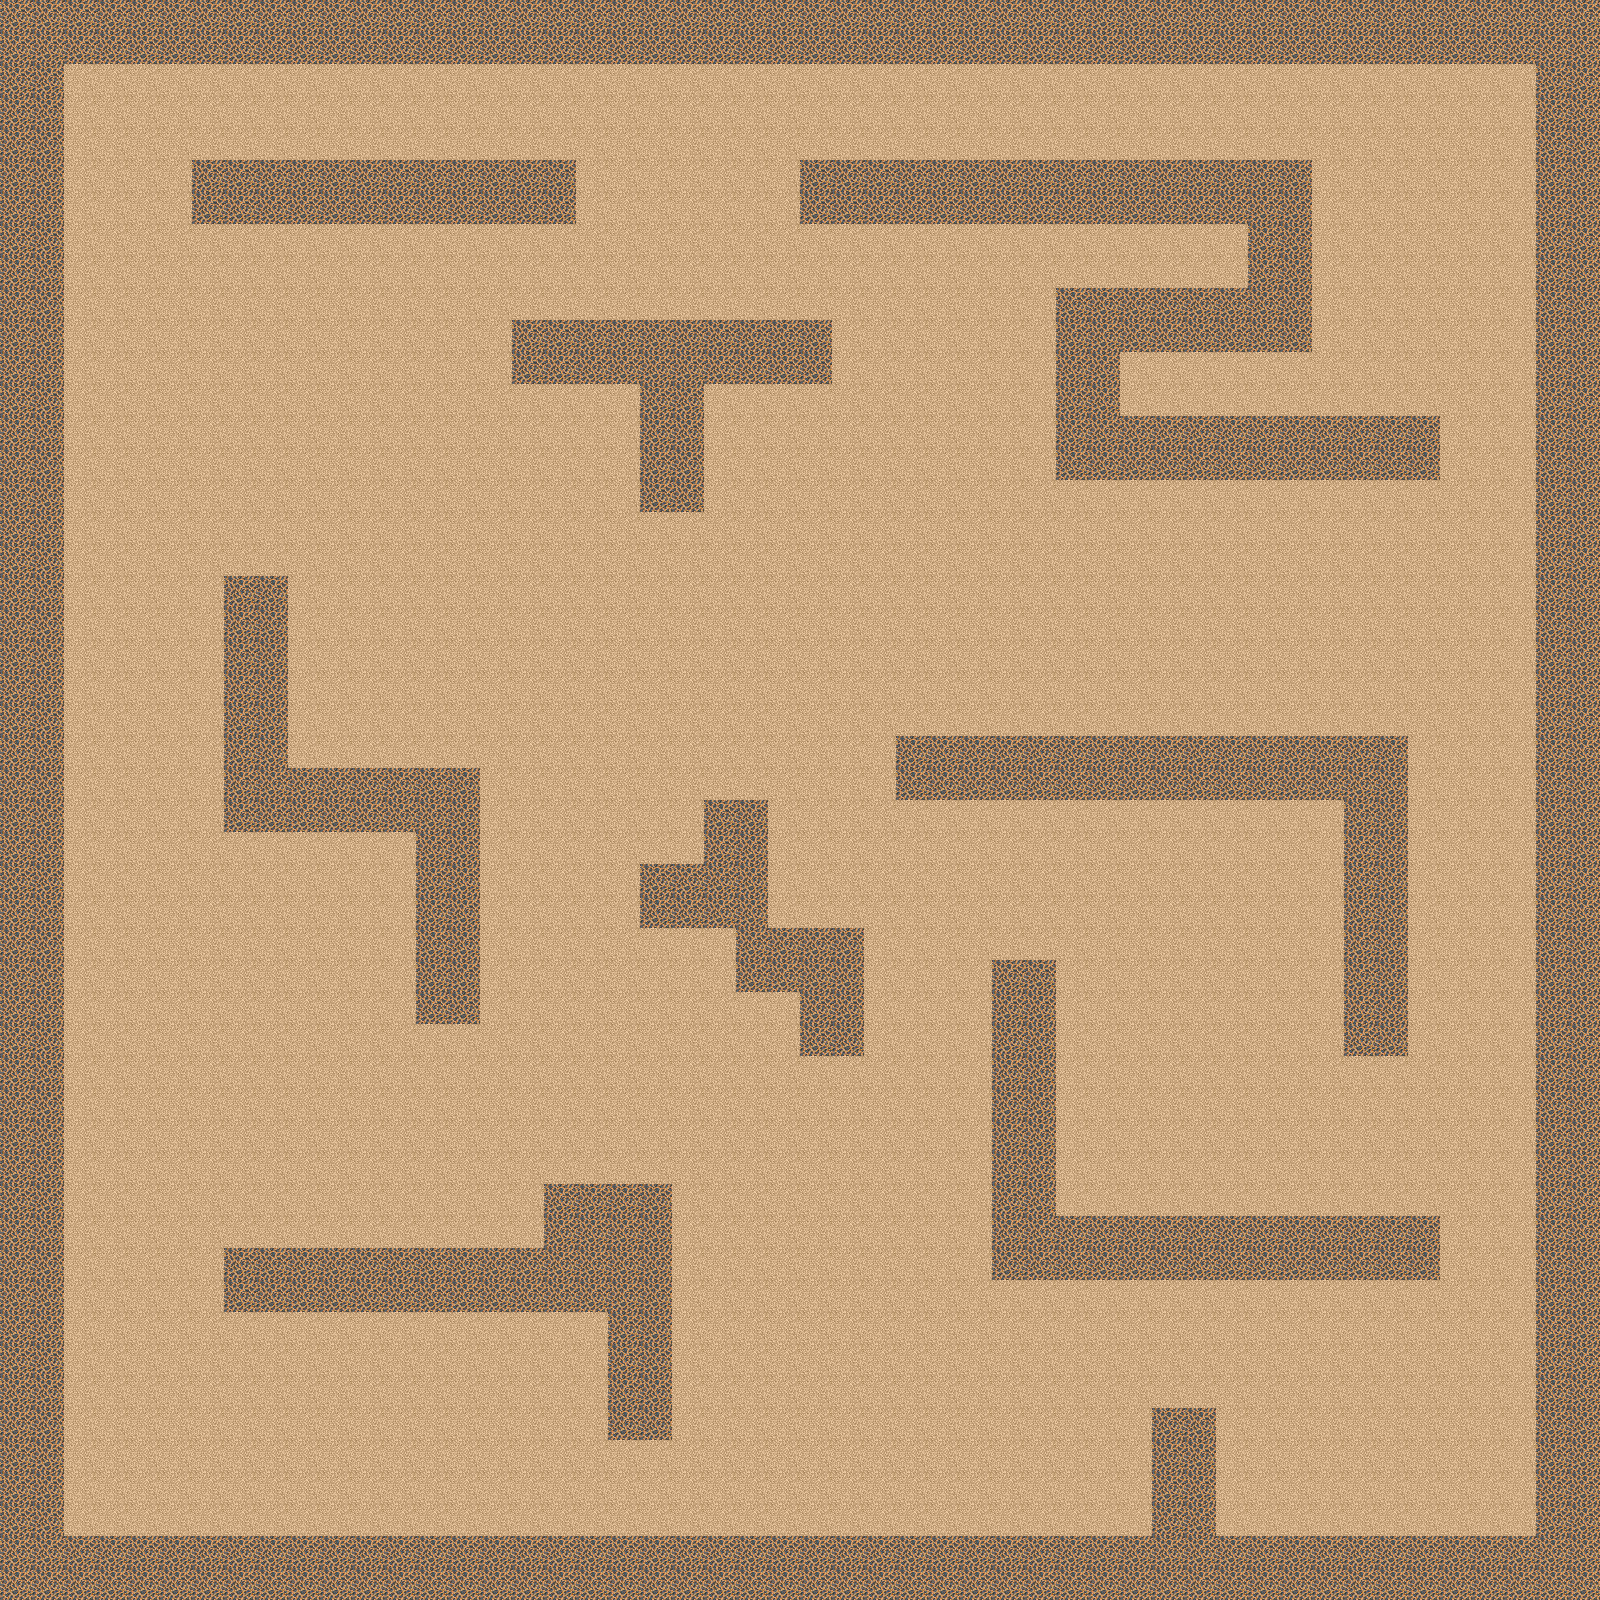

The image is a tile-based game level rendered from a .tmx file. Its description and source (layers, tilesets, objects; grid data summarised) follow:
An orthogonal 50x50 tile map with 32x32 px tiles, 3 tile layers (background, wall, meta), 3 tilesets.

<map version="1.0" tiledversion="1.1.5" orientation="orthogonal" renderorder="right-down" width="50" height="50" tilewidth="32" tileheight="32" infinite="0" nextobjectid="1">
 <tileset firstgid="1" name="grey" tilewidth="32" tileheight="32" tilecount="4" columns="2">
  <image source="grey.png" width="64" height="64" />
 </tileset>
 <tileset firstgid="5" name="meta" tilewidth="32" tileheight="32" tilecount="128" columns="8">
  <image source="meta.png" width="256" height="512" />
 </tileset>
 <tileset firstgid="133" name="volcano" tilewidth="64" tileheight="64" tilecount="171" columns="9">
  <image source="volcano.png" width="576" height="1216" />
 </tileset>
 <layer name="background" width="50" height="50">
  <data>[2500 cells, 2500 non-empty, 1 distinct tile ids]</data>
 </layer>
 <layer name="wall" width="50" height="50">
  <data>[2500 cells, 269 non-empty, 2 distinct tile ids]</data>
 </layer>
 <layer name="meta" width="50" height="50">
  <data>[2500 cells, 2500 non-empty, 2 distinct tile ids]</data>
 </layer>
</map>
